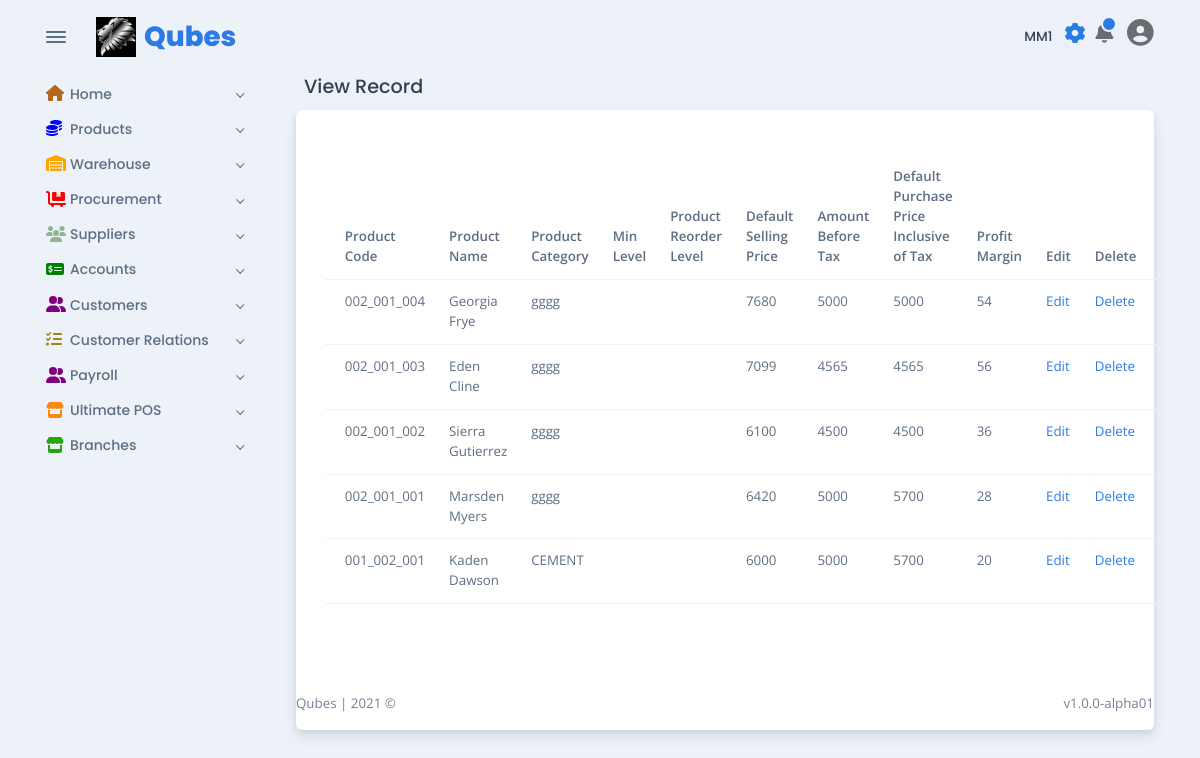
The app's page /products/view-product-ui.php (signed in), older data.
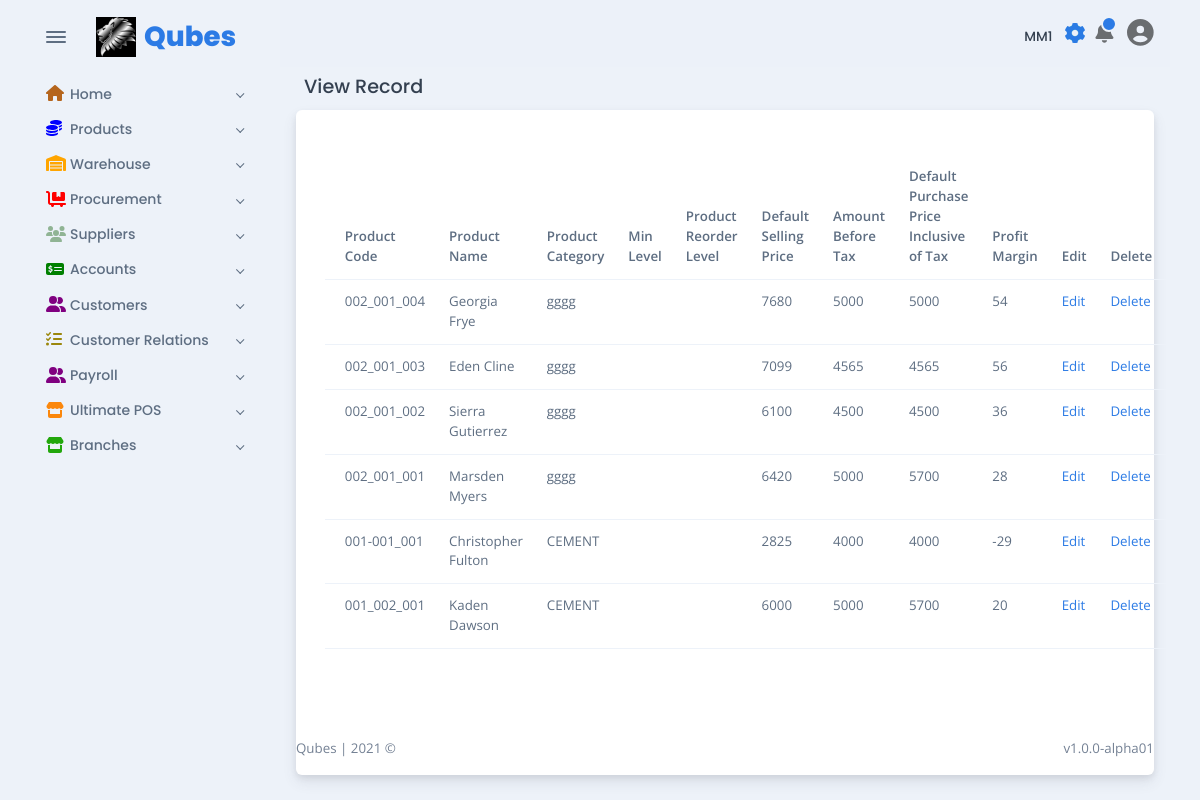
The same page, newer data.
### tables this page shows
CREATE TABLE `tbl_product` (
  `id` int(11) NOT NULL,
  `product_name` varchar(100) NOT NULL,
  `product_code` varchar(100) NOT NULL,
  `product_unit` varchar(254) NOT NULL,
  `product_category` varchar(254) NOT NULL,
  `weight` varchar(50) NOT NULL,
  `sub_category` varchar(50) NOT NULL,
  `product_image` varchar(254) NOT NULL,
  `dsp_price` int(254) NOT NULL,
  `amount_before_tax` int(50) NOT NULL,
  `dpp_inc_tax` int(50) NOT NULL,
  `applicable_tax` int(50) NOT NULL,
  `profit_margin` int(50) NOT NULL,
  `user` varchar(50) NOT NULL,
  `status` varchar(15) NOT NULL DEFAULT 'pending',
  `atomic_unit` varchar(100) NOT NULL,
  `conversion` varchar(200) NOT NULL,
  `bs_price` varchar(100) NOT NULL
);

### products/view-product-ui.php (the view, shortened to what this page needs)
<!DOCTYPE html>
<html lang="en-US" dir="ltr">
<?php
include '../includes/base_page/head.php';
?>
<?php
include_once '../includes/dbconnect.php';
?>
<body>
  <main class="main" id="top">
    <div class="container" data-layout="container">
      <?php
      include '../includes/base_page/nav.php';
      ?>
      <div class="content">
        <?php
        include '../navbar-shared.php';
        ?>
        <h5 class="p-2">View Record</h5>
        <div class="card">
          <div class="card-body fs--1 p-4">
            <form>
              <div class="row my-3">
                <div class="col">
                  <table class="table">
                    <thead>
                      <tr>
                        <th scope="col">Product Code</th>
                        <th scope="col">Product Name</th>
                        <th scope="col">Product Category</th>
                        <th scope="col">Min Level</th>
                        <th scope="col">Product Reorder Level</th>
                        <th scope="col">Default Selling Price</th>
                        <th scope="col">Amount Before Tax</th>
                        <th scope="col">Default Purchase Price Inclusive of Tax</th>
                        <th scope="col">Profit Margin</th>
                        <th scope="col">Edit</th>
                        <th scope="col">Delete</th>
                      </tr>
                    </thead>
                    <tbody>
                      <?php
                      $sel_query = "Select * from tbl_product ORDER BY product_code desc;";
                      $result = mysqli_query($conn, $sel_query);
                      while ($row = mysqli_fetch_assoc($result)) { ?>
                        <tr>
                          <td scope="col"><?php echo $row["product_code"]; ?></td>
                          <td scope="col"><?php echo $row["product_name"]; ?></td>
                          <td scope="col"><?php echo $row["product_category"]; ?></td>
                          <td scope="col"><?php echo $row["min_level"]; ?></td>
                          <td scope="col"><?php echo $row["reorder"]; ?></td>
                          <td scope="col"><?php echo $row["dsp_price"]; ?></td>
                          <td scope="col"><?php echo $row["amount_before_tax"]; ?></td>
                          <td scope="col"><?php echo $row["dpp_inc_tax"]; ?></td>
                          <td scope="col"><?php echo $row["profit_margin"]; ?></td>
                          <td scope="col">
                            <a href="edit_ product.php?id=<?php echo $row["product_code"]; ?>">Edit</a>
                          </td>
                          <td scope="col">
                            <a href="delete_product.php?id=<?php echo $row["product_code"]; ?>">Delete</a>
                          </td>
                        </tr>
                      <?php $count++;
                      } ?>
                    </tbody>
                  </table>
                </div>
            </form>
          </div>
        </div>
        <?php
        include '../includes/base_page/footer.php';
        ?>
</body>
</html>

### includes/base_page/head.php (shortened to what this page needs)
<head>
  <link href="../assets/css/theme-rtl.min.css" rel="stylesheet" id="style-rtl">
  <link href="../assets/css/theme.min.css" rel="stylesheet" id="style-default">
</head>

### includes/base_page/nav.php (shortened to what this page needs)
<nav class="navbar navbar-light navbar-vertical navbar-expand-xl">
  <div class="d-flex align-items-center">
    <div class="toggle-icon-wrapper">
      <button class="btn navbar-toggler-humburger-icon navbar-vertical-toggle" data-toggle="tooltip" data-placement="left" title="Toggle Navigation"><span class="navbar-toggle-icon"><span class="toggle-line"></span></span></button>
    </div><a class="navbar-brand" href="../index.html">
      <div class="d-flex align-items-center py-3"><img class="mr-2" src="../assets/img/logos/qubes.jpeg" alt="OG LOL" width="40" /><span class="font-sans-serif">Qubes</span>
      </div>
    </a>
  </div>
  <div class="collapse navbar-collapse" id="navbarVerticalCollapse">
    <?php
    require 'sidenav-shared.php';
    ?>
  </div>
</nav>

### includes/base_page/sidenav-shared.php (shortened to what this page needs)
<div class="navbar-vertical-content scrollbar">
  <ul class="navbar-nav flex-column">
    <li class="nav-item"><a class="nav-link dropdown-indicator" href="#home" data-toggle="collapse" role="button" aria-expanded="false" aria-controls="home">
        <div class="d-flex align-items-center"><span class="nav-link-icon"><span class="fas fa-home" style="color:#b5651d;"></span></span><span class="nav-link-text"> Home</span>
        </div>
      </a>
    </li>
    <li class="nav-item"><a class="nav-link dropdown-indicator" href="#pages" data-toggle="collapse" role="button" aria-expanded="false" aria-controls="pages">
        <div class="d-flex align-items-center"><span class="nav-link-icon"><span class="fas fa-coins" style="color:blue;"></span></span><span class="nav-link-text"> Products</span>
        </div>
      </a>
    </li>
    <li class="nav-item"><a class="nav-link dropdown-indicator" href="#purchase_rqn" data-toggle="collapse" role="button" aria-expanded="false" aria-controls="purchase_rqn">
        <div class="d-flex align-items-center"><span class="nav-link-icon"><span class="fas fa-warehouse" style="color:orange;"></span></span><span class="nav-link-text"> Warehouse</span>
        </div>
      </a>
    </li>
    <li class="nav-item"><a class="nav-link dropdown-indicator" href="#email" data-toggle="collapse" role="button" aria-expanded="false" aria-controls="email">
        <div class="d-flex align-items-center"><span class="nav-link-icon"><span class="fas fa-dolly-flatbed" style="color:red;"></span></span><span class="nav-link-text"> Procurement</span>
        </div>
      </a>
    </li>
    <li class="nav-item"><a class="nav-link dropdown-indicator" href="#supply" data-toggle="collapse" role="button" aria-expanded="false" aria-controls="email">
        <div class="d-flex align-items-center"><span class="nav-link-icon"><span class="fas fa-users" style="color:#90B494;"></span></span><span class="nav-link-text"> Suppliers</span>
        </div>
      </a>
    </li>
    <li class="nav-item"><a class="nav-link dropdown-indicator" href="#e-commerce" data-toggle="collapse" role="button" aria-expanded="false" aria-controls="e-commerce">
        <div class="d-flex align-items-center"><span class="nav-link-icon"><span class="fas fa-money-check-alt" style="color:green;"></span></span><span class="nav-link-text"> Accounts</span>
        </div>
      </a>
    </li>
    <li class="nav-item"><a class="nav-link dropdown-indicator" href="#e-custo" data-toggle="collapse" role="button" aria-expanded="false" aria-controls="e-commerce">
        <div class="d-flex align-items-center"><span class="nav-link-icon"><span class="fas fa-user-friends" style="color:purple;"></span></span><span class="nav-link-text"> Customers</span>
        </div>
      </a>
    </li>
    <li class="nav-item"><a class="nav-link dropdown-indicator" href="#e-quote" data-toggle="collapse" role="button" aria-expanded="false" aria-controls="e-commerce">
        <div class="d-flex align-items-center"><span class="nav-link-icon"><span class="fas fa-tasks" style="color:#9b870c;"></span></span><span class="nav-link-text"> Customer Relations</span>
        </div>
      </a>
    </li>
    <li class="nav-item"><a class="nav-link dropdown-indicator" href="#e-payroll" data-toggle="collapse" role="button" aria-expanded="false" aria-controls="e-commerce">
        <div class="d-flex align-items-center"><span class="nav-link-icon"><span class="fas fa-user-friends" style="color:purple;"></span></span><span class="nav-link-text"> Payroll</span>
        </div>
      </a>
    </li>
    <li class="nav-item"><a class="nav-link dropdown-indicator" href="#e-pos" data-toggle="collapse" role="button" aria-expanded="false" aria-controls="e-commerce">
        <div class="d-flex align-items-center"><span class="nav-link-icon"><span class="fas fa-store" style="color:#Fb870c;"></span></span><span class="nav-link-text">Ultimate POS</span>
        </div>
      </a>
    </li>
    <li class="nav-item"><a class="nav-link dropdown-indicator" href="#e-branches" data-toggle="collapse" role="button" aria-expanded="false" aria-controls="e-commerce">
        <div class="d-flex align-items-center"><span class="nav-link-icon"><span class="fas fa-store" style="color:#22a70c;"></span></span><span class="nav-link-text">Branches</span>
        </div>
      </a>
    </li>
  </ul>
</div>

### navbar-shared.php (shortened to what this page needs)
<nav class="navbar navbar-light navbar-glass navbar-top navbar-expand">
  <ul class="navbar-nav navbar-nav-icons ml-auto flex-row align-items-center">
    <ul class="navbar-nav align-items-center d-none d-lg-block">
      <li class="nav-item">
        <h6 id="branch" class="mt-3 mr-2"><?= $_SESSION['branch'] ?></h6>
      </li>
    </ul>
    <li class="nav-item"><a class="nav-link settings-popover" href="#settings-modal" data-toggle="modal"><span class="ripple"></span><span class="fa-spin position-absolute all-0 d-flex flex-center"><span class="icon-spin position-absolute all-0 d-flex flex-center">
            </span></span></a></li>
    <li class="nav-item dropdown">
      <a class="nav-link notification-indicator notification-indicator-primary px-0 icon-indicator" id="navbarDropdownNotification" href="#" role="button" data-toggle="dropdown" aria-haspopup="true" aria-expanded="false"><span class="fas fa-bell" data-fa-transform="shrink-6" style="font-size: 33px;"></span></a>
    </li>
    <li class="nav-item dropdown"><a class="nav-link pr-0" id="navbarDropdownUser" href="#" role="button" data-toggle="dropdown" aria-haspopup="true" aria-expanded="false">
        <div>
          <span class="fa fa-user-circle fa-2x mt-0"></span>
        </div>
      </a>
    </li>
  </ul>
</nav>

### includes/base_page/footer.php (shortened to what this page needs)
<footer>
  <div class="row g-0 justify-content-between fs--1 mt-4 mb-3">
    <div class="col-12 col-sm-auto text-center">
      <p class="mb-0 text-600">Qubes <span class="d-none d-sm-inline-block">| </span><br class="d-sm-none" /> 2021 &copy;</p>
    </div>
    <div class="col-12 col-sm-auto text-center">
      <p class="mb-0 text-600">v1.0.0-alpha01</p>
    </div>
  </div>
</footer>
</div>
</div>
</main>

Row changes from the older to the newer data that the page shows:
added tbl_product: product_code "001-001_001", product_name "Christopher Fulton", product_category "CEMENT", dsp_price "2825", amount_before_tax "4000", dpp_inc_tax "4000", profit_margin "-29"
